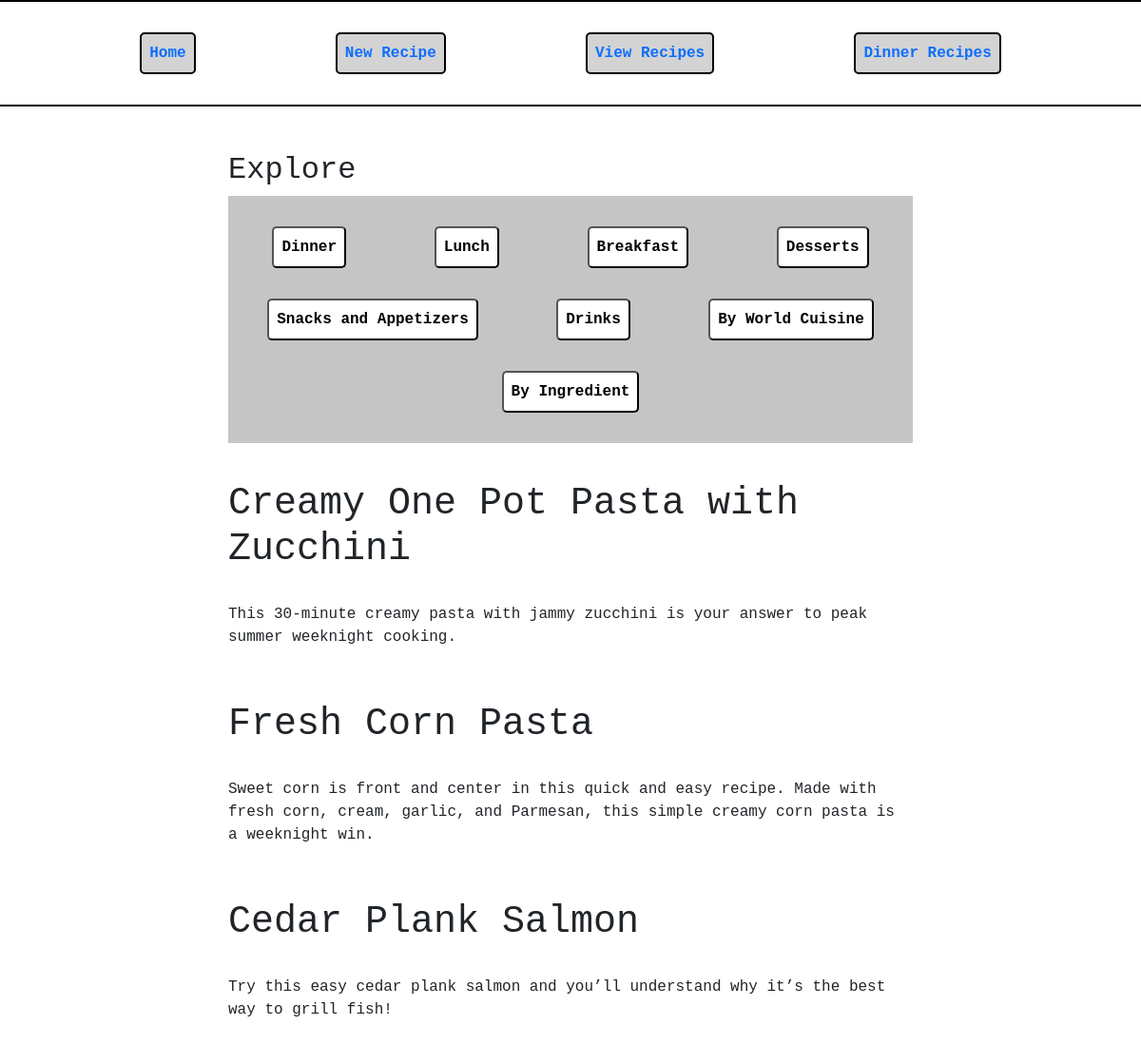
The page /breakfast-recipes.php on the database its author committed.
### tables this page shows
CREATE TABLE `meal_categories` (
  `id` bigint(20) NOT NULL,
  `meal_id` bigint(20) NOT NULL,
  `category_id` bigint(20) NOT NULL
);

CREATE TABLE `basic_info` (
  `meal_id` int(11) NOT NULL,
  `recipe_name` varchar(100) NOT NULL,
  `img_url` varchar(250) NOT NULL,
  `prep_time` varchar(35) NOT NULL,
  `cook_time` varchar(35) NOT NULL,
  `total_time` varchar(11) NOT NULL,
  `servings` varchar(40) NOT NULL,
  `descript` varchar(1000) NOT NULL,
  `nutrition` varchar(500) NOT NULL,
  `notes` varchar(2000) DEFAULT NULL
);

### breakfast-recipes.php (the view, shortened to what this page needs)
<?php
require_once('inc/header.inc.php');
require_once('inc/dbconnect.inc.php');
?>
<div class="wrapper">
    <?php
    require_once('inc/recipe-explorer.inc.php');
    $stmt1 = $pdo->query('SELECT * FROM basic_info INNER JOIN meal_categories on basic_info.meal_id = meal_categories.meal_id WHERE meal_categories.category_id = 3');
    while($row = $stmt1->fetch()){
        $recipe_name = $row['recipe_name'];
        $descript = $row['descript'];
        echo "<h1>$recipe_name</h1>";
        echo "<p>$descript</p>";
    }
?>
</div>

### inc/header.inc.php (shortened to what this page needs)
<!DOCTYPE html>
<html lang="en">
<head>
    <link rel="stylesheet" href="css/bootstrap.min.css">
    <link rel="stylesheet" href="css/style.css">
</head>
<body>
<?php require_once('inc/nav.inc.php'); ?>

### inc/nav.inc.php
<nav>
    <div class="subcontainer">
        <a href="index.php">Home</a>
        <a href="newrecipe.php">New Recipe</a>
        <a href="recipes.php">View Recipes</a>
        <a href="dinner-recipes.php">Dinner Recipes</a>
    </div>
</nav>

### inc/recipe-explorer.inc.php
<div class="recipes-wrapper">
    <h2>Explore</h2>
    <div class="childlinks-container">
        <a href="dinner-recipes.php"><button class="child-links">Dinner</button></a>
        <a href="lunch-recipes.php"><button class="child-links">Lunch</button></a>
        <a href="breakfast-recipes.php"><button class="child-links">Breakfast</button></a>
        <a href="dessert-recipes.php"><button class="child-links">Desserts</button></a>
        <a href="snacks-and-appetizer-recipes.php"><button class="child-links">Snacks and Appetizers</button></a>
        <a href="drink-recipes.php"><button class="child-links">Drinks</button></a>
        <a href="world-cuisine-recipes.php"><button class="child-links">By World Cuisine</button></a>
        <a href="recipes-by-ingredient.php"><button class="child-links">By Ingredient</button></a>
    </div>
</div>

### css/style.css (style rules this page uses)
* { box-sizing: border-box; margin: 0; padding: 0; }
body { font-family: 'Courier New', Courier, monospace; width: 100vw; display: flex; flex-direction: column; Align-items: center; justify-content: center; }
nav { width: 100vw; display: flex; justify-content: center; border-top: 2px solid black; border-bottom: 2px solid black; margin-bottom: 3rem; }
.subcontainer { width: 100vw; margin: 1rem; display: flex; justify-content: space-evenly; }
.subcontainer>a { margin: 1rem; border: 2px solid black; border-radius: 5px; padding: 8px; text-decoration: none; background: lightgray; font-weight: 600; }
.wrapper { display: flex; flex-flow: column wrap; justify-content: space-evenly; row-gap: 1.5rem; margin-bottom: 2rem; width: 90vw; }
h1 { margin-top: 1rem; }
.childlinks-container { display: flex; flex-flow: row wrap; justify-content: space-around; background: #c5c5c5; padding: 2rem 1rem; gap: 2rem; }
.child-links { padding: .5rem; border-radius: 5px; background: white; font-weight: 600; }
@media only screen and (min-width: 768px) { .wrapper { width: 75%; } }
@media only screen and (min-width: 1024px) { .wrapper { width: 60%; } }

### rows shown on the page
meal_categories: meal.recipe_name "Creamy One Pot Pasta with Zucchini", meal.descript "This 30-minute creamy pasta with jammy zucchini is your answer to peak summer weeknight cooking."
meal_categories: meal.recipe_name "Fresh Corn Pasta", meal.descript "Sweet corn is front and center in this quick and easy recipe. Made with fresh corn, cream, garlic, and Parmesan, this simple creamy corn pasta is a weeknight win."
meal_categories: meal.recipe_name "Cedar Plank Salmon", meal.descript "Try this easy cedar plank salmon and you’ll understand why it’s the best way to grill fish!"
